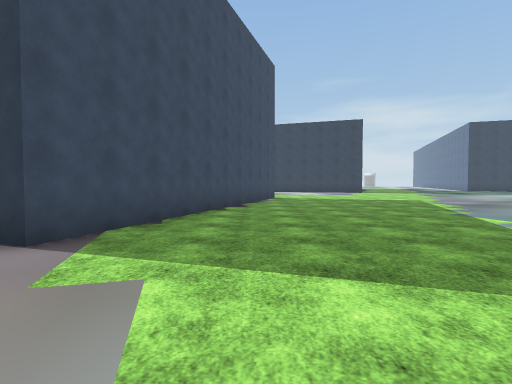
[1] (above)

22 first-person views from a walk through a 3-D level made in the Unity game engine. The camera is 1.4 m above the floor, tilts 2° down and sees 80° across. The floor is counted in squares, 2 m on a side. Each view is taken from the middle of a square. On the plan, view 1 faces up. The plan holds only what a view shows up to about 10 squares ahead; the rest is blank. The place goes on beyond the plan. The player character is not drawn. Some surface patterns are stand-ins.

[2]
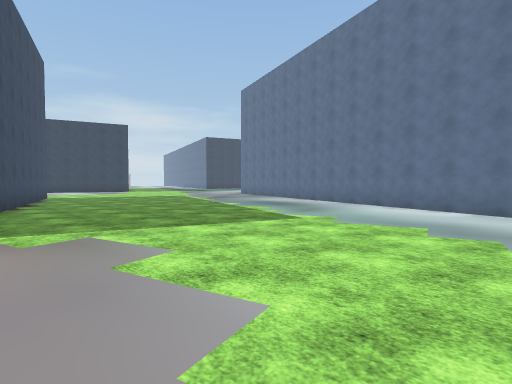

[3]
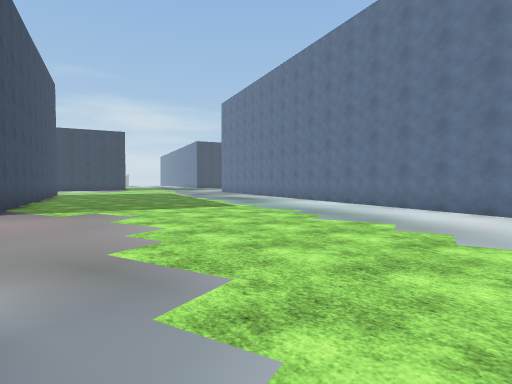

[4]
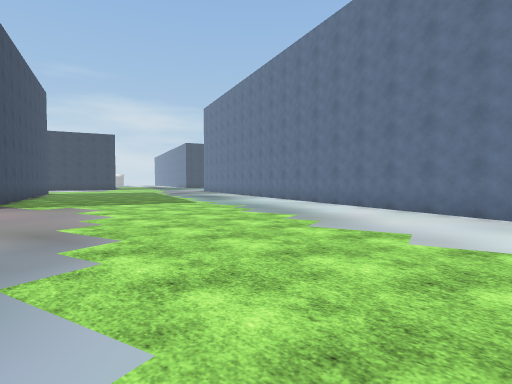

[5]
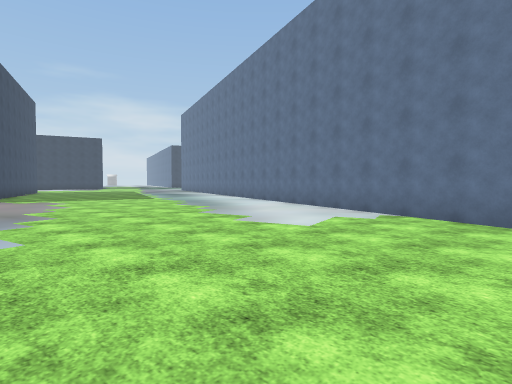

[6]
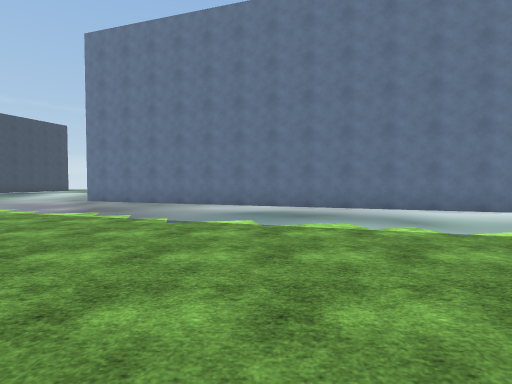

[7]
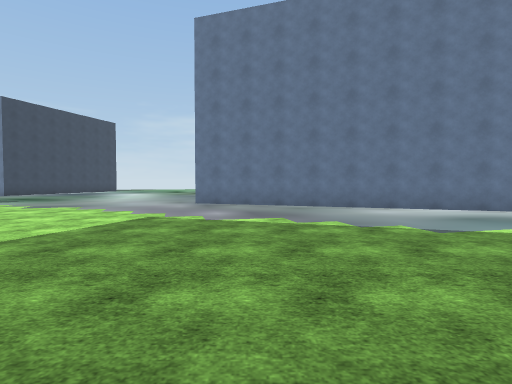

[8]
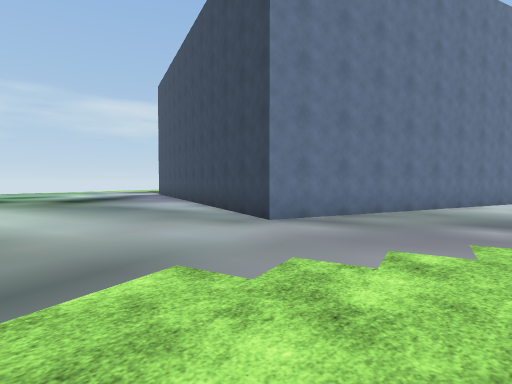

[9]
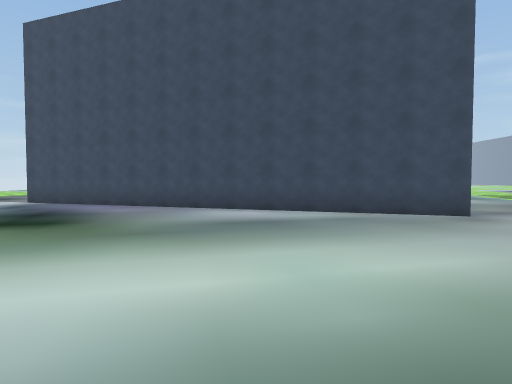

[10]
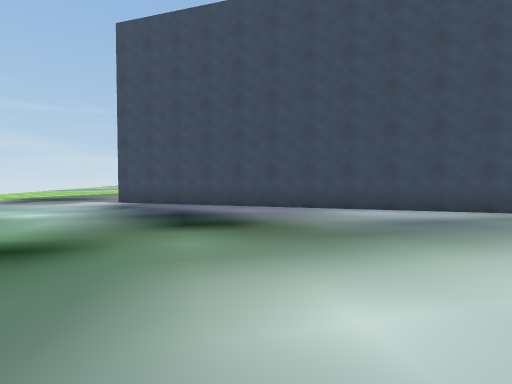

[11]
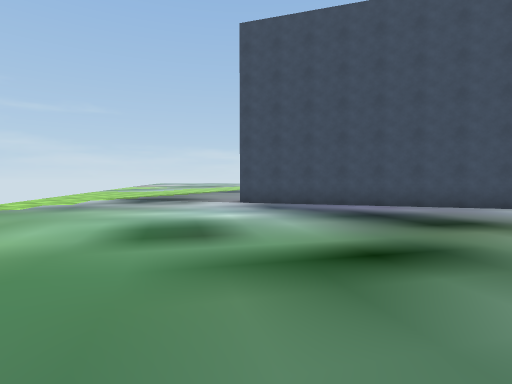

[12]
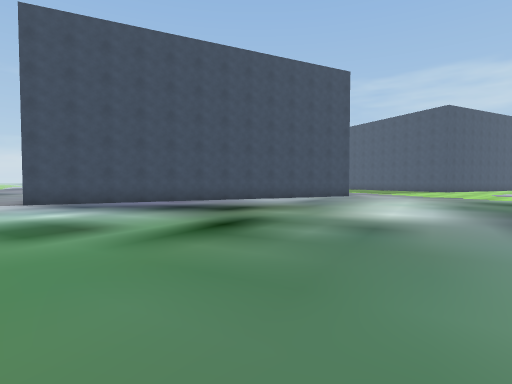

[13]
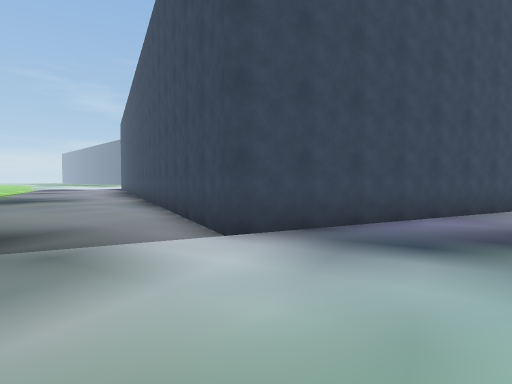

[14]
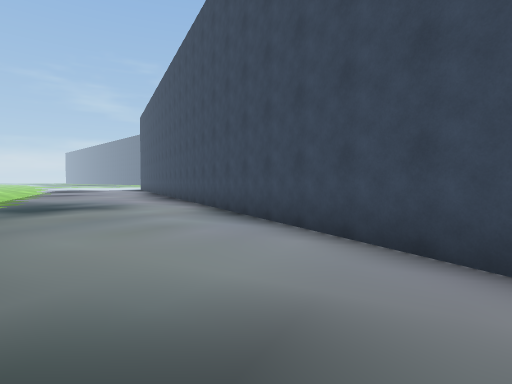

[15]
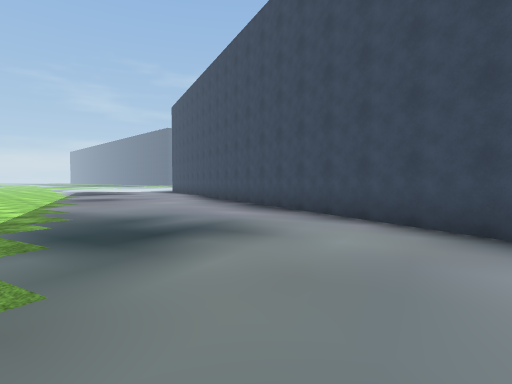

[16]
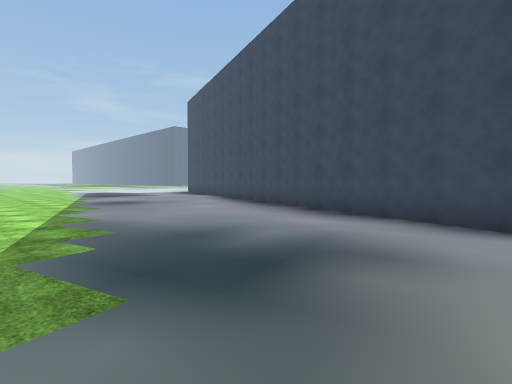

[17]
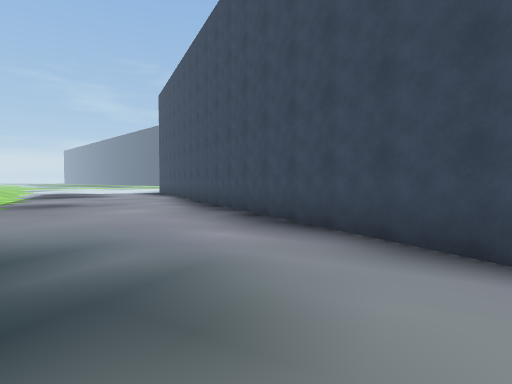

[18]
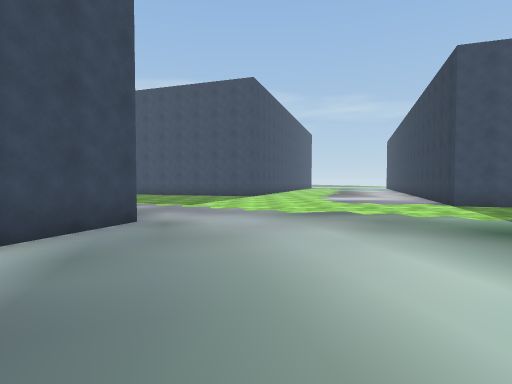

[19]
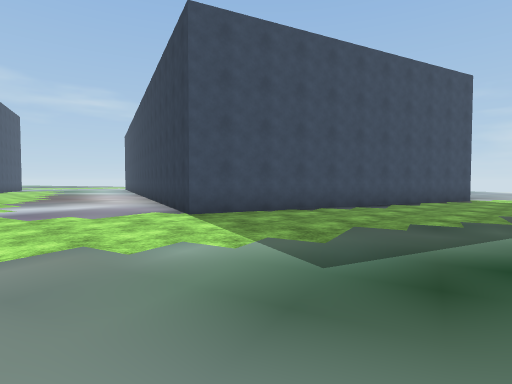

[20]
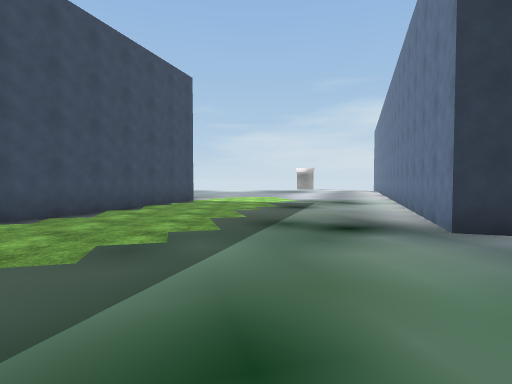

[21]
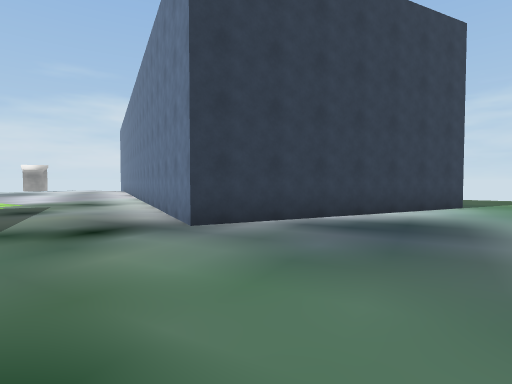

[22]
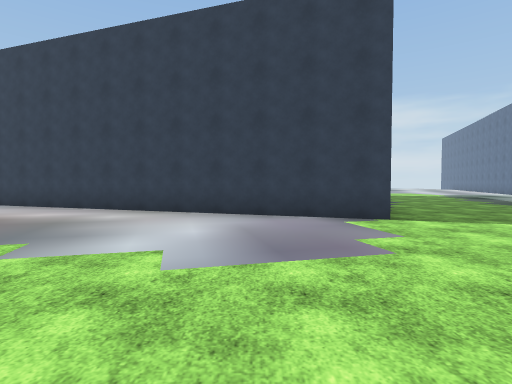

### Floor plan
Points are (right, up) in squares from view 1. A wall is a line through its corners. A room is listed if a view was taken in it or the views show most of it. See-through windows are left out.
Room 1 (views 1, 2, 3, 4, 5, 6, 7, 8, 9, 10, 11, 12, 13, 14, 15, 16, 17, 18, 19, 20, 21, 22)
walls: (-0.1, 10.3) (-2.5, 3.2) (-2.9, 3.4); (21.6, 18.8) (14.7, 21.1) (16.5, 26.5); (9.2, 26.6) (6.5, 18.6) (-3.5, 21.9); (2.8, -9.5) (9.7, 10.9) (21.5, 7) (16.1, -9.2)

Where each view was taken, in squares from view 1:
view 1: 0 up, 0 right, facing up
view 2: 2 down, 2 left, facing up-right
view 3: 5 down, 3 left, facing up-right
view 4: 7 down, 3 left, facing up-right
view 5: 10 down, 3 left, facing up-right
view 6: 5 up, 1 left, facing right
view 7: 9 up, 0 right, facing right
view 8: 15 up, 6 right, facing down-right
view 9: 17 up, 14 right, facing down
view 10: 17 up, 17 right, facing down
view 11: 17 up, 21 right, facing down
view 12: 18 up, 23 right, facing down-left
view 13: 10 up, 24 right, facing down-left
view 14: 6 up, 24 right, facing down-left
view 15: 1 up, 24 right, facing down-left
view 16: 1 down, 24 right, facing down-left
view 17: 1 down, 22 right, facing down-left
view 18: 13 up, 15 right, facing left
view 19: 15 up, 12 right, facing up-left
view 20: 17 up, 12 right, facing up
view 21: 17 up, 12 right, facing up-right
view 22: 13 up, 4 right, facing up
